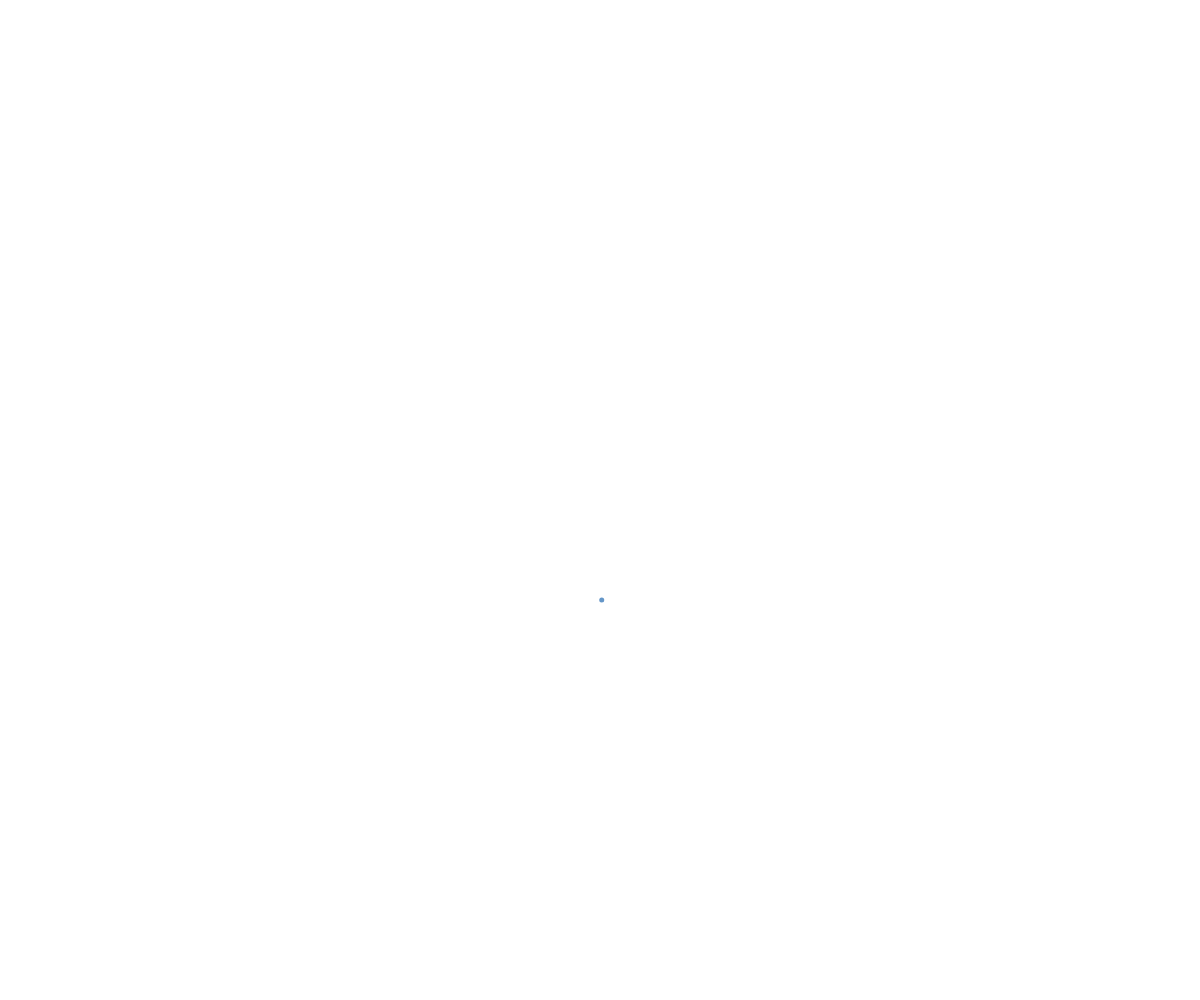
Frame 1 (no input)
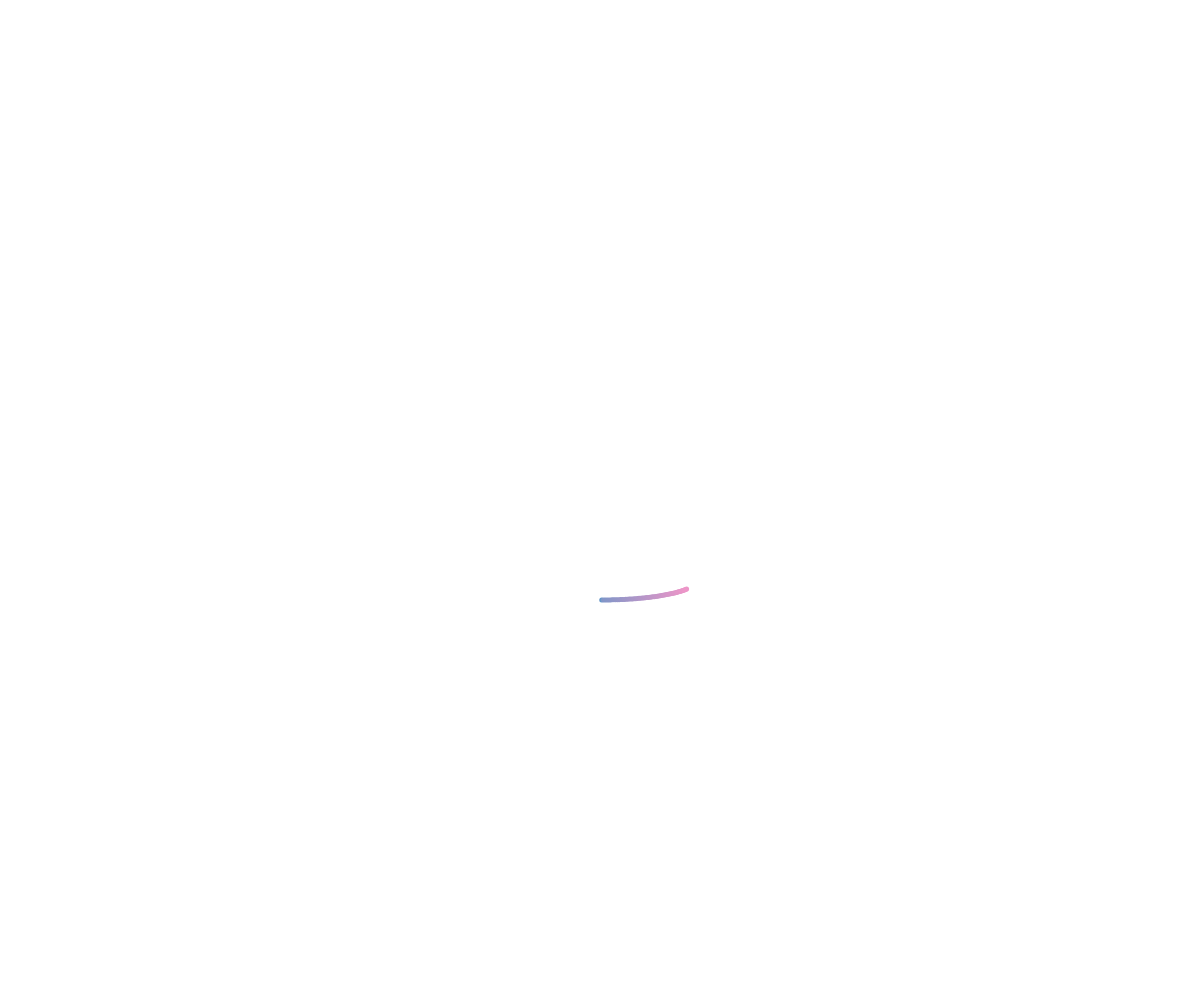
Frame 60 (no input)
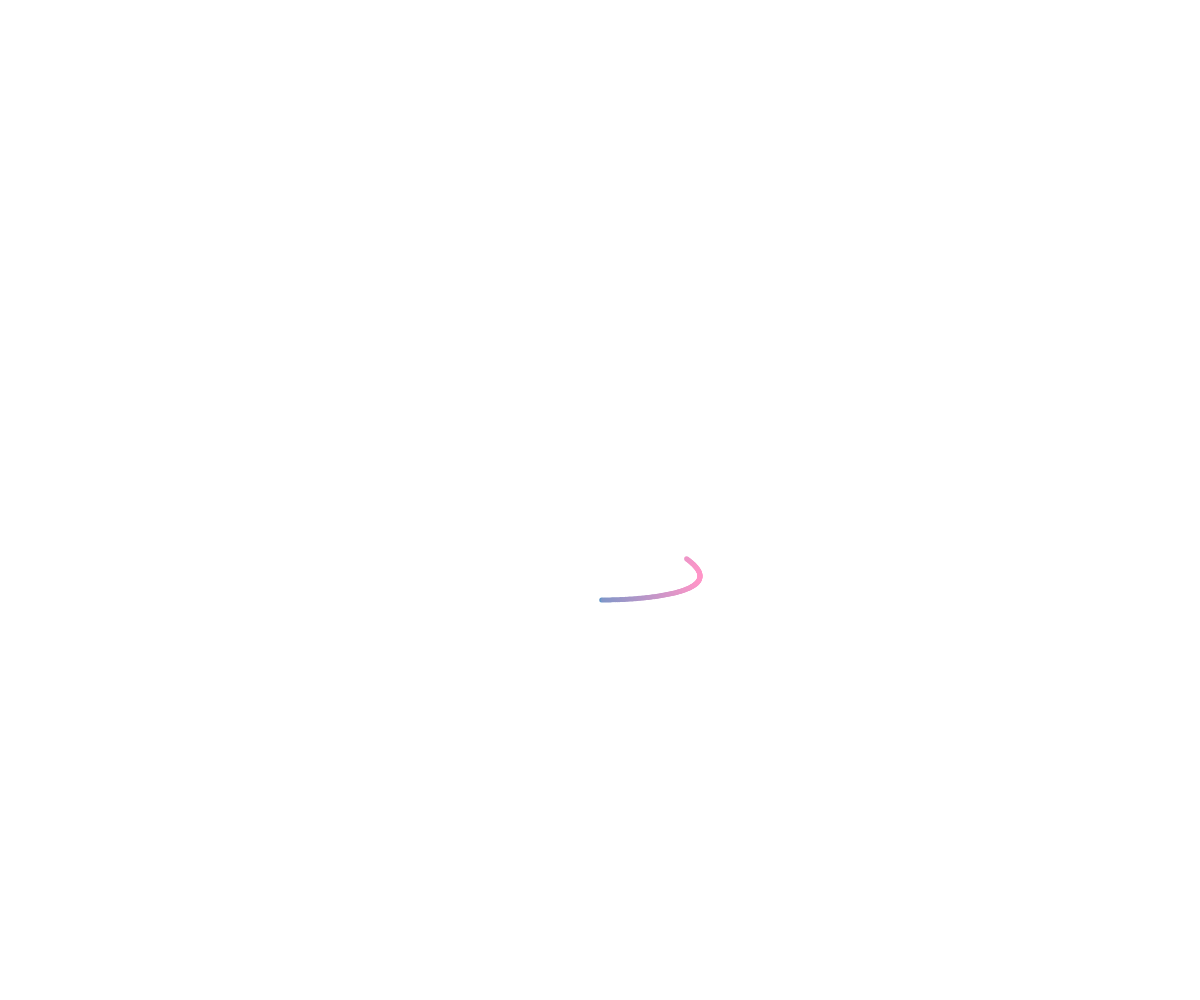
Frame 120 (the mouse pressed at the canvas centre since frame 60)

The p5.js sketch that drew these frames (run headless with seeded random() and noise() and a simulated clock; from frame 60 on, the mouse is pressed at the canvas centre):

// p5.js sketch
// ── sketch.js
function setup() {
  createCanvas(windowWidth, windowHeight);
  angleMode(DEGREES);
  noStroke();
}

let r = 100;
let g = 150;
let b = 200;

function draw() {
  let x = width / 2 + sin(frameCount * 1) * 100;
  let y = height / 2 + cos(frameCount * 0.45) * 100;
  fill(r, g, b);
  r = sin(frameCount) * 127 + 128;
  ellipse(x, y, 5);
}
